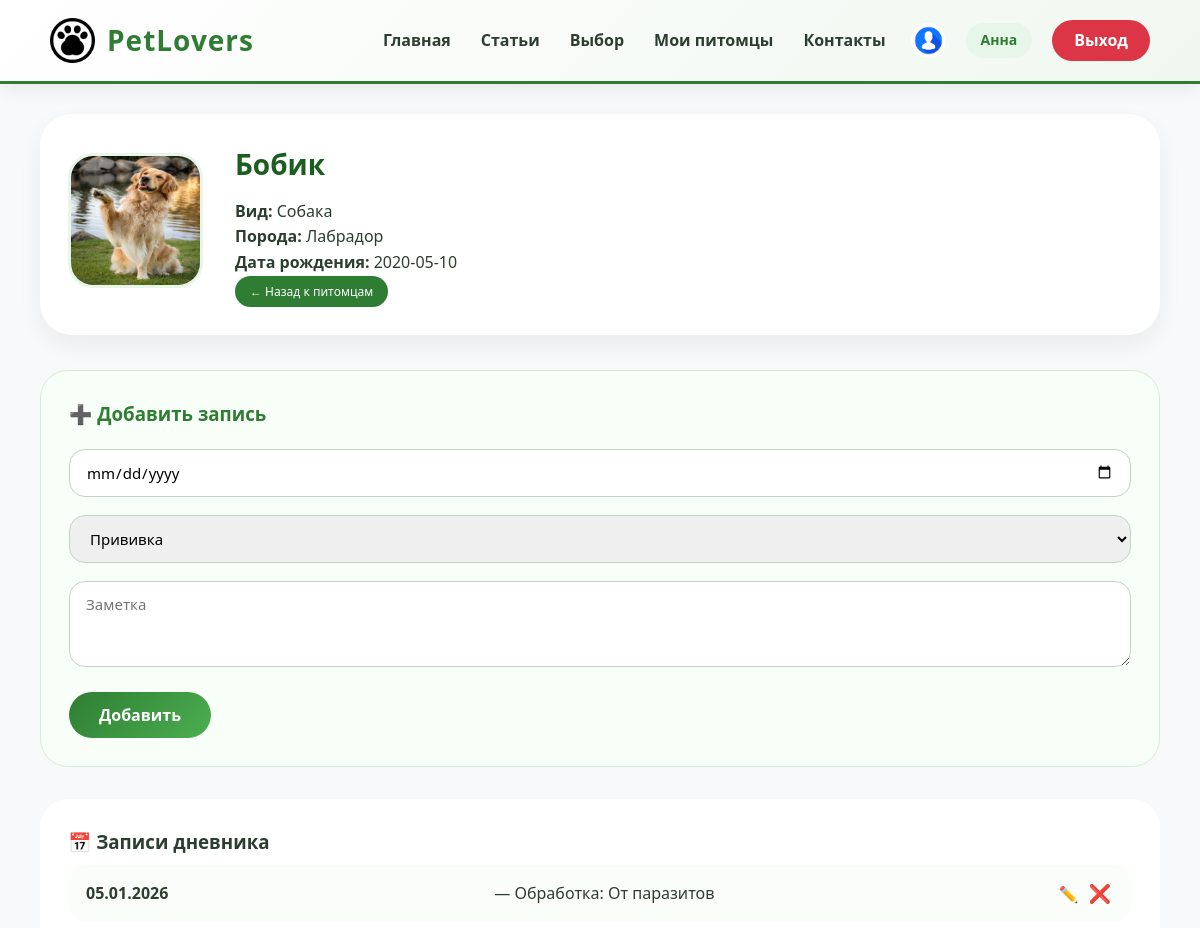
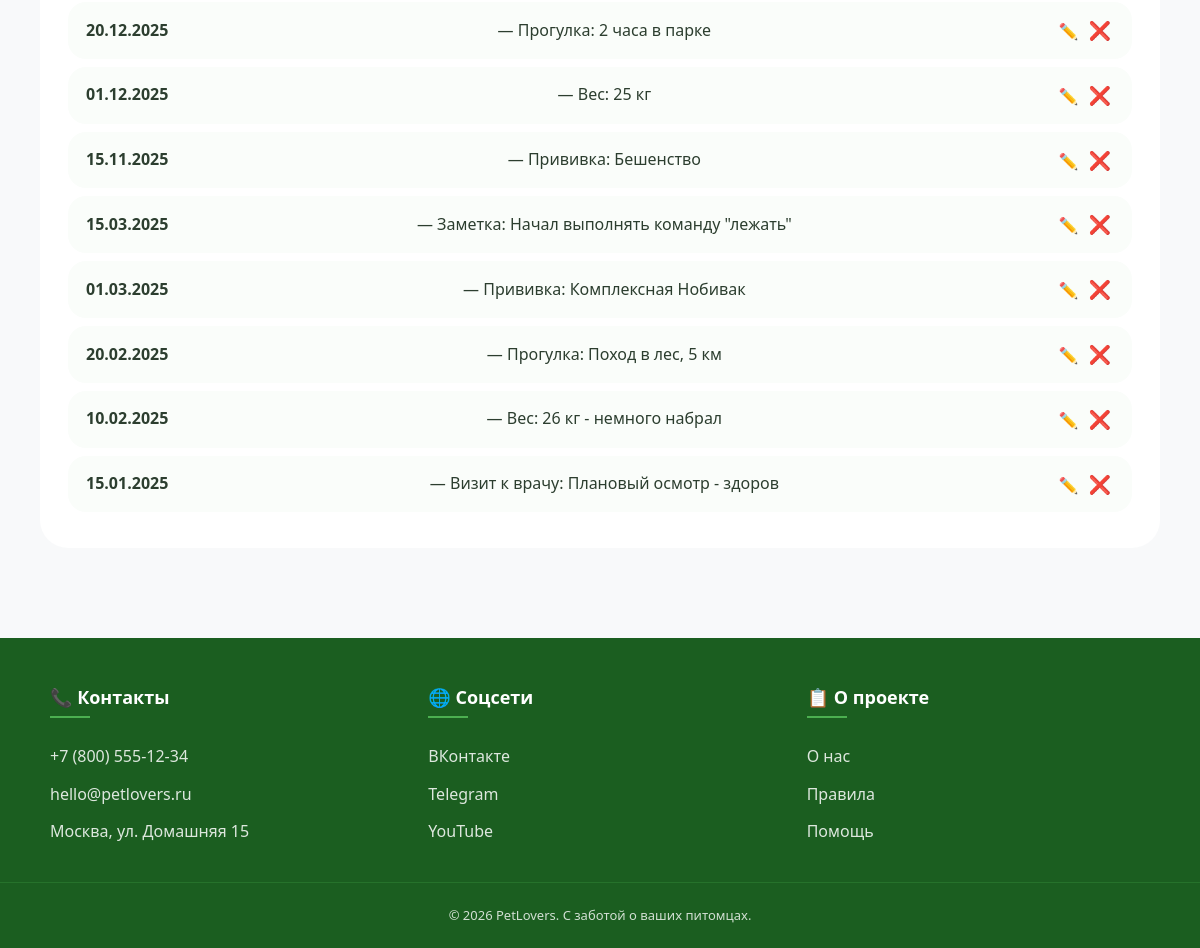
The app's page /petlovers/site/diary.php?pet_id=1 (signed in) with its own data (2 pictures, top to bottom).
### tables this page shows
CREATE TABLE `pets` (
  `id` int(11) NOT NULL,
  `user_id` int(11) NOT NULL,
  `name` varchar(100) NOT NULL,
  `species` varchar(50) NOT NULL,
  `breed` varchar(100) DEFAULT NULL,
  `birth_date` date DEFAULT NULL,
  `photo` varchar(500) DEFAULT NULL,
  `created_at` timestamp NULL DEFAULT CURRENT_TIMESTAMP
);

CREATE TABLE `records` (
  `id` int(11) NOT NULL,
  `pet_id` int(11) NOT NULL,
  `date` date NOT NULL,
  `type` varchar(50) NOT NULL,
  `note` text,
  `created_at` timestamp NULL DEFAULT CURRENT_TIMESTAMP
);

### petlovers/site/helpers.php (called while the page is built, shortened)
<?php
function h($string) {
    return htmlspecialchars($string, ENT_QUOTES, 'UTF-8');
}
function getPetById($id) {
    global $pdo;
    $stmt = $pdo->prepare("SELECT * FROM pets WHERE id = ?");
    $stmt->execute([$id]);
    return $stmt->fetch();
}
function getRecordsByPet($petId) {
    global $pdo;
    $stmt = $pdo->prepare("SELECT * FROM records WHERE pet_id = ? ORDER BY date DESC");
    $stmt->execute([$petId]);
    return $stmt->fetchAll();
}

### petlovers/site/diary.php (the view, shortened to what this page needs)
<?php
require_once __DIR__ . '/templates/head.php';
require_once __DIR__ . '/templates/header.php';
$petId = $_GET['pet_id'] ?? 0;
$pet = getPetById($petId);
$records = getRecordsByPet($petId);
?>
<div class="diary-container">
    <div class="pet-header">
        <div class="pet-avatar">
            <img src="<?= $pet['photo'] ?? '/assets/images/default-pet.jpg' ?>" alt="<?= h($pet['name']) ?>">
        </div>
        <div class="pet-details">
            <h2><?= h($pet['name']) ?></h2>
            <p><strong>Вид:</strong> <?= h($pet['species']) ?></p>
            <p><strong>Порода:</strong> <?= h($pet['breed'] ?: 'не указана') ?></p>
            <p><strong>Дата рождения:</strong> <?= h($pet['birth_date'] ?: 'не указана') ?></p>
            <a href="profile.php" class="btn-small">← Назад к питомцам</a>
        </div>
    </div>
    <div class="add-record-form">
        <h3>➕ Добавить запись</h3>
        <form method="POST">
            <input type="date" name="date" required>
            <select name="type" required>
                <option value="Прививка">Прививка</option>
            </select>
            <textarea name="note" placeholder="Заметка" rows="3" required></textarea>
            <button type="submit" name="add_record">Добавить</button>
        </form>
    </div>
    <div class="diary-section">
        <h3>📅 Записи дневника</h3>
        <?php if(count($records) > 0): ?>
            <ul class="diary-list">
                <?php foreach($records as $record): ?>
                    <li>
                        <strong><?= date('d.m.Y', strtotime($record['date'])) ?></strong> —
                        <?= h($record['type']) ?>: <?= h($record['note']) ?>
                        <div class="record-actions">
                            <a href="edit_record.php?pet_id=<?= $petId ?>&record_id=<?= $record['id'] ?>" class="edit-link">✏️</a>
                            <a href="?pet_id=<?= $petId ?>&delete_record=<?= $record['id'] ?>" class="delete-link" onclick="return confirm('Удалить запись?')">❌</a>
                        </div>
                    </li>
                <?php endforeach; ?>
            </ul>
        <?php else: ?>
            <p>Пока нет записей. Добавьте первую!</p>
        <?php endif; ?>
    </div>
</div>
<?php require_once __DIR__ . '/templates/footer.php'; ?>

### petlovers/assets/css/base.css (style rules this page uses)
* { margin: 0; padding: 0; box-sizing: border-box; }
body { font-family: 'Segoe UI', Tahoma, Geneva, Verdana, Arial, sans-serif; background-color: #f8f9fa; color: #2c3e2f; display: flex; flex-direction: column; min-height: 100vh; line-height: 1.6; }
img { max-width: 100%; height: auto; }
a { text-decoration: none; color: inherit; }
ul, ol { list-style: none; }
input, textarea, select, button { font-family: inherit; font-size: inherit; }

### petlovers/assets/css/layout.css (style rules this page uses)
* { margin: 0; padding: 0; box-sizing: border-box; }
body { font-family: 'Segoe UI', Tahoma, Geneva, Verdana, Arial, sans-serif; background-color: #f8f9fa; color: #2c3e2f; display: flex; flex-direction: column; min-height: 100vh; line-height: 1.6; }
.pet-header { display: flex; gap: 32px; background: white; padding: 28px; border-radius: 32px; margin-bottom: 35px; box-shadow: 0 10px 25px rgba(0, 0, 0, 0.06); flex-wrap: wrap; align-items: center; }
.pet-avatar img { width: 135px; height: 135px; object-fit: cover; border-radius: 25px; border: 3px solid #e8f5e9; }
.pet-details h2 { color: #1b5e20; font-size: 28px; margin-bottom: 12px; }
.diary-section { background: white; padding: 28px; border-radius: 28px; margin-top: 20px; }
.diary-list { list-style: none; padding: 0; }
.diary-list li { background: #fafdfa; padding: 14px 18px; margin: 8px 0; border-radius: 18px; display: flex; justify-content: space-between; align-items: center; flex-wrap: wrap; }
.record-actions { display: inline-block; margin-left: 15px; }
.edit-link, .delete-link { text-decoration: none; margin: 0 3px; }

### petlovers/assets/css/components.css (style rules this page uses)
.btn-small { display: inline-block; padding: 6px 15px; background-color: #2e7d32; color: white; text-decoration: none; border-radius: 20px; font-size: 12px; transition: background 0.3s; cursor: pointer; }
.add-pet-form button, .add-record-form button { background: linear-gradient(135deg, #2e7d32, #4caf50); color: white; padding: 12px 30px; border: none; border-radius: 40px; font-weight: 700; cursor: pointer; transition: all 0.3s; }
.pet-header { display: flex; gap: 32px; background: white; padding: 28px; border-radius: 32px; margin-bottom: 35px; box-shadow: 0 10px 25px rgba(0, 0, 0, 0.06); flex-wrap: wrap; align-items: center; }
.pet-avatar img { width: 135px; height: 135px; object-fit: cover; border-radius: 25px; border: 3px solid #e8f5e9; }
.pet-details h2 { color: #1b5e20; font-size: 28px; margin-bottom: 12px; }
.add-record-form { background: #f8fff8; padding: 28px; border-radius: 28px; margin-bottom: 32px; border: 1px solid #d4ecd6; }
.add-record-form h3 { color: #2e7d32; margin-bottom: 20px; }
.add-record-form input, .add-record-form select, .add-record-form textarea { width: 100%; padding: 12px 16px; margin-bottom: 18px; border: 1px solid #c0d6c0; border-radius: 16px; font-size: 15px; }
.diary-section { background: white; padding: 28px; border-radius: 28px; margin-top: 20px; }
.diary-list { list-style: none; padding: 0; }
.diary-list li { background: #fafdfa; padding: 14px 18px; margin: 8px 0; border-radius: 18px; display: flex; justify-content: space-between; align-items: center; flex-wrap: wrap; transition: all 0.2s; }
.delete-link { color: #dc3545; text-decoration: none; font-size: 18px; margin-left: 10px; }

### petlovers/site/diary.php (style rules this page uses)
.record-actions { display: inline-block; margin-left: 15px; }
.edit-link, .delete-link { text-decoration: none; margin: 0 3px; }

### records on screen
pets: photo (picture), name "Бобик", species "Собака", breed "Лабрадор", birth_date "2020-05-10"
records: date "05.01.2026", type "Обработка", note "От паразитов"
records: date "20.12.2025", type "Прогулка", note "2 часа в парке"
records: date "01.12.2025", type "Вес", note "25 кг"
records: date "15.11.2025", type "Прививка", note "Бешенство"
records: date "15.03.2025", type "Заметка", note "Начал выполнять команду \"лежать\""
records: date "01.03.2025", type "Прививка", note "Комплексная Нобивак"
records: date "20.02.2025", type "Прогулка", note "Поход в лес, 5 км"
records: date "10.02.2025", type "Вес", note "26 кг - немного набрал"
records: date "15.01.2025", type "Визит к врачу", note "Плановый осмотр - здоров"

### other values on screen
APP_NAME "PetLovers"
$_SESSION['user_name'] "Анна"
